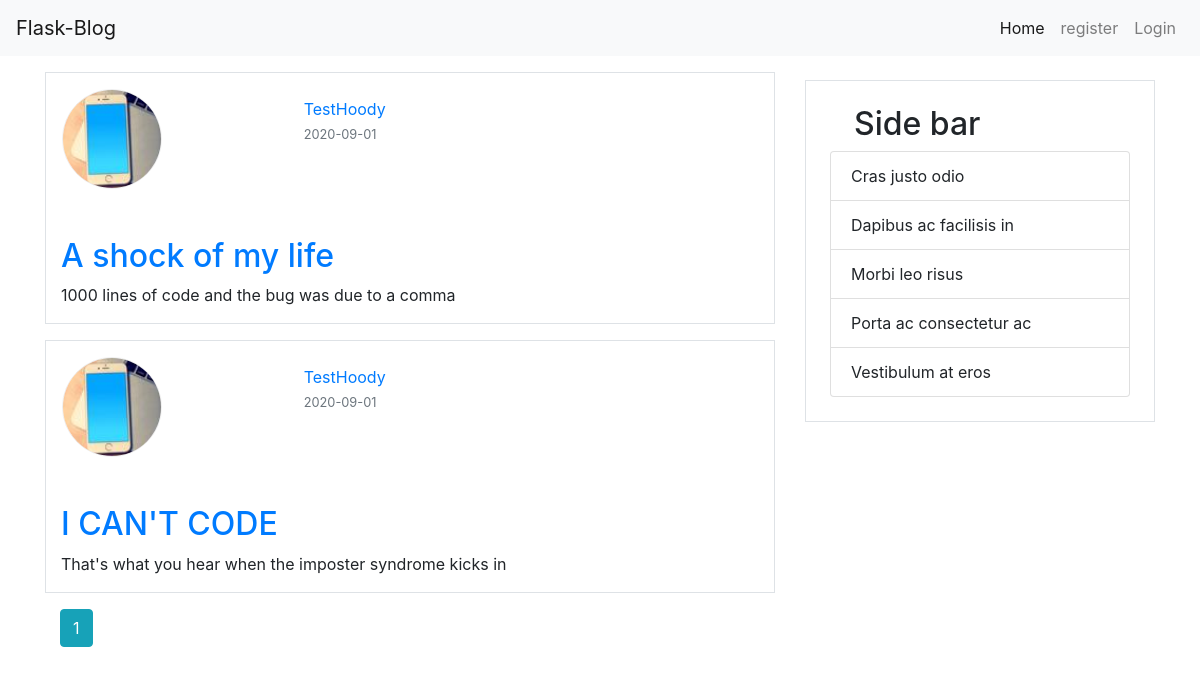
Page /user/TestHoody on the committed database.
### flaskblog/models.py (models this page shows, shortened)
class Post(db.Model):
    id = db.Column(db.Integer,primary_key=True)
    title = db.Column(db.String(100),nullable=False)
    content = db.Column(db.Text,nullable=False)
    date_posted = db.Column(db.DateTime,nullable=False,default=datetime.utcnow)
    user_id = db.Column(db.Integer,db.ForeignKey('user.id'),nullable=False)

class User(db.Model,UserMixin):
    id = db.Column(db.Integer,primary_key=True)
    username = db.Column(db.String(20),unique=True,nullable=False)
    email = db.Column(db.String(120),unique=True,nullable=False)
    image_file = db.Column(db.String(60),nullable=False,default='default.png')
    password = db.Column(db.String(20),nullable=False)
    posts = db.relationship('Post',backref='author',lazy=True)

### flaskblog/users/routes.py (the view)
@users.route('/user/<string:username>')
def user_post(username):
    user = User.query.filter_by(username=username).first_or_404()
    page = request.args.get('page',1,type=int)
    posts = Post.query.filter_by(author=user).order_by(Post.date_posted.desc()).paginate(page=page,per_page=2)
    return render_template('user_posts.html',posts=posts,user=user)

### flaskblog/templates/user_posts.html
{% extends "base.html"%}
{% block content%}
    <div class="container">
        {%for post in posts.items%}
            <div class="row border mb-3">
                <div class="col-md-4 p-3">
                    <div class="" >
                        <img src="{{url_for('static',filename='profile_pic/'+ post.author.image_file)}}" alt="" style="width:100px; height:100px; border: 1px solid #eee; border-radius: 50%;display: block; object-fit: cover; " class="">
                    </div>
                </div>
                <div class="col-md-8 pt-4">
                    <a href="{{url_for('users.user_post',username=post.author.username)}}">{{post.author.username}}</a>
                    <p class=""><small class="text-muted">{{post.date_posted.strftime('%Y-%m-%d')}}</small></p>
                </div>
                <div class="col-md-12  pt-4">
                    <h2 class="my-2"><a href="{{url_for('posts.post', post_id = post.id)}}">{{post.title}}</a></h2>
                    <p>{{post.content}}</p>
                </div>
            </div>
        {%endfor%}
        {% for page_num in posts.iter_pages(left_edge=1,right_edge=1,left_current=1,right_current=2)%}
            {% if page_num%}
                {% if posts.page == page_num%}
                <a class="btn btn-info" href="{{url_for('users.user_post', page = page_num,username=user.username)}}">{{page_num}}</a>
                {%else%}
                    <a class="btn btn-outline-info" href="{{url_for('users.user_post', page = page_num,username=user.username)}}">{{page_num}}</a>
                {%endif%}
            {%else%}
                ...
            {%endif%}
        {%endfor%}
    </div>
{% endblock content%}

### rows in the picture
Post: image_file (picture), author.username "TestHoody", date_posted "2020-09-01", title "A shock of my life", content "1000 lines of code and the bug was due to a comma"
Post: image_file (picture), author.username "TestHoody", date_posted "2020-09-01", title "I CAN'T CODE", content "That's what you hear when the imposter syndrome kicks in"

### other values in the picture
{{ page_num }} "1"
